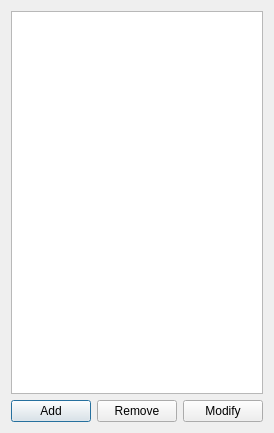
<?xml version="1.0" encoding="UTF-8"?>
<ui version="4.0">
 <class>SolverManagerDialog</class>
 <widget class="QDialog" name="SolverManagerDialog">
  <property name="geometry">
   <rect>
    <x>0</x>
    <y>0</y>
    <width>263</width>
    <height>433</height>
   </rect>
  </property>
  <property name="windowTitle">
   <string>Solver Manager</string>
  </property>
  <layout class="QGridLayout" name="gridLayout">
   <item row="0" column="0">
    <widget class="QListWidget" name="solverList">
     <property name="sizePolicy">
      <sizepolicy hsizetype="Expanding" vsizetype="Expanding">
       <horstretch>0</horstretch>
       <verstretch>0</verstretch>
      </sizepolicy>
     </property>
     <property name="maximumSize">
      <size>
       <width>16777215</width>
       <height>16777215</height>
      </size>
     </property>
    </widget>
   </item>
   <item row="1" column="0">
    <layout class="QHBoxLayout" name="horizontalLayout_2">
     <item>
      <spacer name="horizontalSpacer">
       <property name="orientation">
        <enum>Qt::Horizontal</enum>
       </property>
       <property name="sizeHint" stdset="0">
        <size>
         <width>40</width>
         <height>20</height>
        </size>
       </property>
      </spacer>
     </item>
     <item>
      <widget class="QPushButton" name="out_AddSolverButton">
       <property name="text">
        <string>Add</string>
       </property>
      </widget>
     </item>
     <item>
      <widget class="QPushButton" name="out_RemoveButton">
       <property name="text">
        <string>Remove</string>
       </property>
      </widget>
     </item>
     <item>
      <widget class="QPushButton" name="out_ModifyButton">
       <property name="text">
        <string>Modify</string>
       </property>
      </widget>
     </item>
    </layout>
   </item>
  </layout>
 </widget>
 <resources/>
 <connections/>
</ui>
